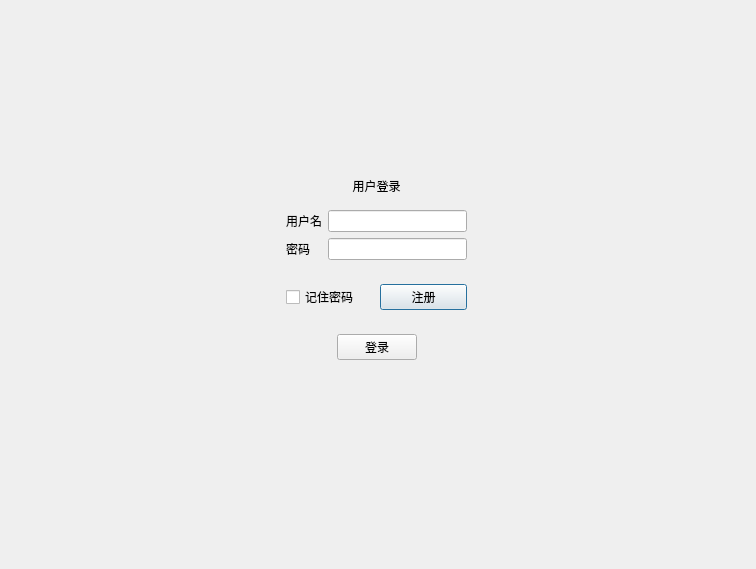
<?xml version="1.0" encoding="UTF-8"?>
<ui version="4.0">
 <class>Login</class>
 <widget class="QDialog" name="Login">
  <property name="geometry">
   <rect>
    <x>0</x>
    <y>0</y>
    <width>756</width>
    <height>569</height>
   </rect>
  </property>
  <property name="windowTitle">
   <string>Dialog</string>
  </property>
  <layout class="QVBoxLayout" name="verticalLayout">
   <item>
    <widget class="title_wg" name="title_widget" native="true"/>
   </item>
   <item>
    <widget class="QStackedWidget" name="stackedWidget">
     <property name="currentIndex">
      <number>0</number>
     </property>
     <widget class="QWidget" name="login_page">
      <widget class="QWidget" name="widget" native="true">
       <property name="geometry">
        <rect>
         <x>40</x>
         <y>20</y>
         <width>651</width>
         <height>471</height>
        </rect>
       </property>
       <layout class="QHBoxLayout" name="horizontalLayout">
        <item>
         <spacer name="horizontalSpacer_3">
          <property name="orientation">
           <enum>Qt::Horizontal</enum>
          </property>
          <property name="sizeHint" stdset="0">
           <size>
            <width>40</width>
            <height>20</height>
           </size>
          </property>
         </spacer>
        </item>
        <item>
         <widget class="QWidget" name="widget_2" native="true">
          <layout class="QVBoxLayout" name="verticalLayout_2">
           <item>
            <spacer name="verticalSpacer">
             <property name="orientation">
              <enum>Qt::Vertical</enum>
             </property>
             <property name="sizeHint" stdset="0">
              <size>
               <width>20</width>
               <height>40</height>
              </size>
             </property>
            </spacer>
           </item>
           <item>
            <widget class="QLabel" name="label">
             <property name="text">
              <string>用户登录</string>
             </property>
             <property name="alignment">
              <set>Qt::AlignCenter</set>
             </property>
            </widget>
           </item>
           <item>
            <widget class="QWidget" name="widget_3" native="true">
             <layout class="QGridLayout" name="gridLayout">
              <item row="0" column="0">
               <widget class="QLabel" name="label_2">
                <property name="text">
                 <string>用户名</string>
                </property>
               </widget>
              </item>
              <item row="0" column="1">
               <widget class="QLineEdit" name="lineEdit"/>
              </item>
              <item row="1" column="0">
               <widget class="QLabel" name="label_3">
                <property name="text">
                 <string>密码</string>
                </property>
               </widget>
              </item>
              <item row="1" column="1">
               <widget class="QLineEdit" name="lineEdit_2"/>
              </item>
             </layout>
            </widget>
           </item>
           <item>
            <widget class="QWidget" name="widget_4" native="true">
             <layout class="QHBoxLayout" name="horizontalLayout_2">
              <item>
               <widget class="QCheckBox" name="checkBox">
                <property name="text">
                 <string>记住密码</string>
                </property>
               </widget>
              </item>
              <item>
               <widget class="QPushButton" name="reg_button">
                <property name="text">
                 <string>注册</string>
                </property>
               </widget>
              </item>
             </layout>
            </widget>
           </item>
           <item>
            <widget class="QWidget" name="widget_5" native="true">
             <layout class="QHBoxLayout" name="horizontalLayout_3">
              <item>
               <spacer name="horizontalSpacer">
                <property name="orientation">
                 <enum>Qt::Horizontal</enum>
                </property>
                <property name="sizeHint" stdset="0">
                 <size>
                  <width>40</width>
                  <height>20</height>
                 </size>
                </property>
               </spacer>
              </item>
              <item>
               <widget class="QPushButton" name="login_button">
                <property name="text">
                 <string>登录</string>
                </property>
               </widget>
              </item>
              <item>
               <spacer name="horizontalSpacer_2">
                <property name="orientation">
                 <enum>Qt::Horizontal</enum>
                </property>
                <property name="sizeHint" stdset="0">
                 <size>
                  <width>40</width>
                  <height>20</height>
                 </size>
                </property>
               </spacer>
              </item>
             </layout>
            </widget>
           </item>
           <item>
            <spacer name="verticalSpacer_2">
             <property name="orientation">
              <enum>Qt::Vertical</enum>
             </property>
             <property name="sizeHint" stdset="0">
              <size>
               <width>20</width>
               <height>40</height>
              </size>
             </property>
            </spacer>
           </item>
          </layout>
         </widget>
        </item>
        <item>
         <spacer name="horizontalSpacer_4">
          <property name="orientation">
           <enum>Qt::Horizontal</enum>
          </property>
          <property name="sizeHint" stdset="0">
           <size>
            <width>40</width>
            <height>20</height>
           </size>
          </property>
         </spacer>
        </item>
       </layout>
      </widget>
     </widget>
     <widget class="QWidget" name="reg_page">
      <widget class="QWidget" name="widget_6" native="true">
       <property name="geometry">
        <rect>
         <x>50</x>
         <y>0</y>
         <width>501</width>
         <height>561</height>
        </rect>
       </property>
       <widget class="QLabel" name="label_4">
        <property name="geometry">
         <rect>
          <x>200</x>
          <y>30</y>
          <width>101</width>
          <height>41</height>
         </rect>
        </property>
        <property name="text">
         <string>注册</string>
        </property>
       </widget>
       <widget class="QLabel" name="label_5">
        <property name="geometry">
         <rect>
          <x>80</x>
          <y>160</y>
          <width>53</width>
          <height>17</height>
         </rect>
        </property>
        <property name="text">
         <string>密码</string>
        </property>
       </widget>
       <widget class="QLabel" name="label_6">
        <property name="geometry">
         <rect>
          <x>80</x>
          <y>210</y>
          <width>111</width>
          <height>17</height>
         </rect>
        </property>
        <property name="text">
         <string>确认密码</string>
        </property>
       </widget>
      </widget>
     </widget>
    </widget>
   </item>
  </layout>
 </widget>
 <customwidgets>
  <customwidget>
   <class>title_wg</class>
   <extends>QWidget</extends>
   <header location="global">title_wg.h</header>
   <container>1</container>
  </customwidget>
 </customwidgets>
 <resources/>
 <connections/>
</ui>
